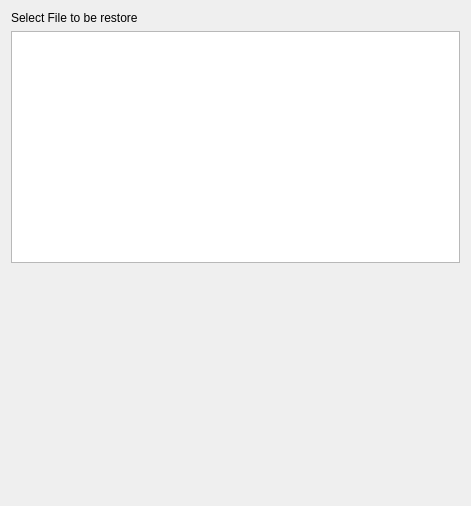
<?xml version="1.0" encoding="UTF-8"?>
<ui version="4.0">
 <class>Dialog</class>
 <widget class="QDialog" name="Dialog">
  <property name="geometry">
   <rect>
    <x>0</x>
    <y>0</y>
    <width>471</width>
    <height>506</height>
   </rect>
  </property>
  <property name="windowTitle">
   <string>Restore Backup</string>
  </property>
  <property name="windowIcon">
   <iconset>
    <normaloff>:/cfactor/images/backup-recovery.svg</normaloff>:/cfactor/images/backup-recovery.svg</iconset>
  </property>
  <layout class="QVBoxLayout" name="verticalLayout">
   <item>
    <widget class="QLabel" name="label">
     <property name="text">
      <string>Select File to be restore</string>
     </property>
    </widget>
   </item>
   <item>
    <widget class="QListWidget" name="list">
     <property name="selectionMode">
      <enum>QAbstractItemView::SingleSelection</enum>
     </property>
     <property name="sortingEnabled">
      <bool>true</bool>
     </property>
    </widget>
   </item>
   <item>
    <spacer name="verticalSpacer">
     <property name="orientation">
      <enum>Qt::Vertical</enum>
     </property>
     <property name="sizeHint" stdset="0">
      <size>
       <width>20</width>
       <height>40</height>
      </size>
     </property>
    </spacer>
   </item>
  </layout>
 </widget>
 <resources/>
 <connections/>
</ui>
